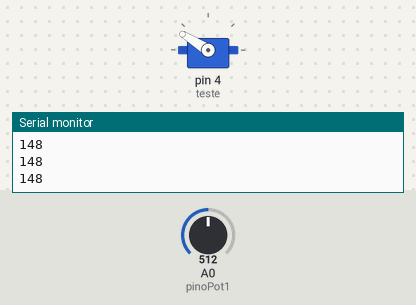
Bench run of a sketch on a simulated Arduino Uno, built with avr-gcc and run on an emulated ATmega328P. On the bench: servo, the last lines printed to the serial monitor. Inputs (shaded band) come from the test bench; at power-on: A0 (pinoPot1) = 512.

Above: at 1.2 s.
1.3 s: A0 (pinoPot1) set to 716
At 1.8 s:
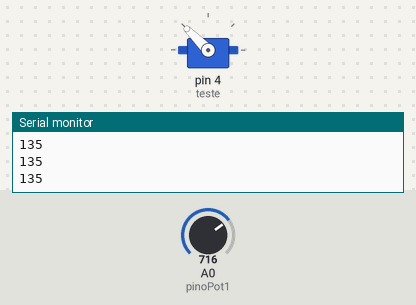
2.8 s: A0 (pinoPot1) set to 1023
At 4.0 s:
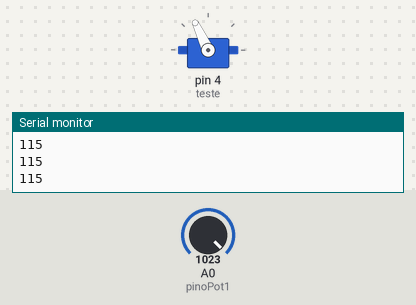
4.3 s: A0 (pinoPot1) set to 306
At 5.5 s:
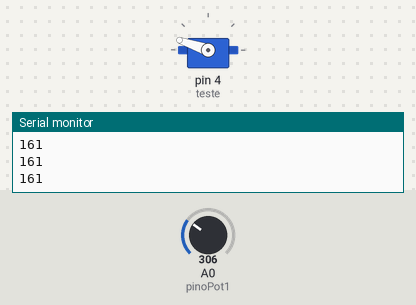
5.8 s: A0 (pinoPot1) set to 0
At 6.4 s:
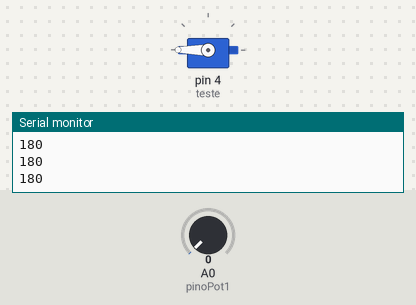
7.3 s: A0 (pinoPot1) set to 511
At 8.5 s:
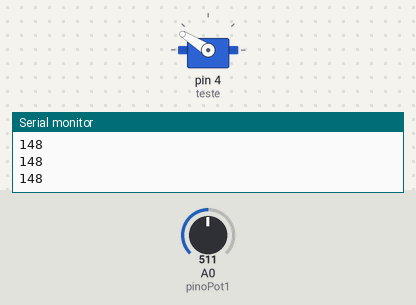
Timing chart, 0 to 9.8 s (numbered marks = the images above; inputs shaded):
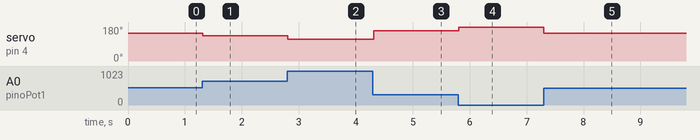

The sketch:

servo-test.ino
```cpp
#include<Servo.h>
#define pinoPot1 A0
Servo teste;
int pos1;
void setup() {
teste.attach(4);
Serial.begin(9600);

}

void loop() {
 pos1=analogRead (pinoPot1);
pos1=map(pos1,0,1023,180,115);
Serial.println(pos1);
teste.write(pos1);
delay(15);
}
```

Measured:
- after the input at 1.3 s, servo on pin 4 (teste): 148° → 135° at once
- after the input at 2.8 s, servo on pin 4 (teste): 135° → 115° at once
- after the input at 4.3 s, servo on pin 4 (teste): 115° → 161° at once
- after the input at 5.8 s, servo on pin 4 (teste): 161° → 180° at once
- after the input at 7.3 s, servo on pin 4 (teste): 180° → 148° at once
